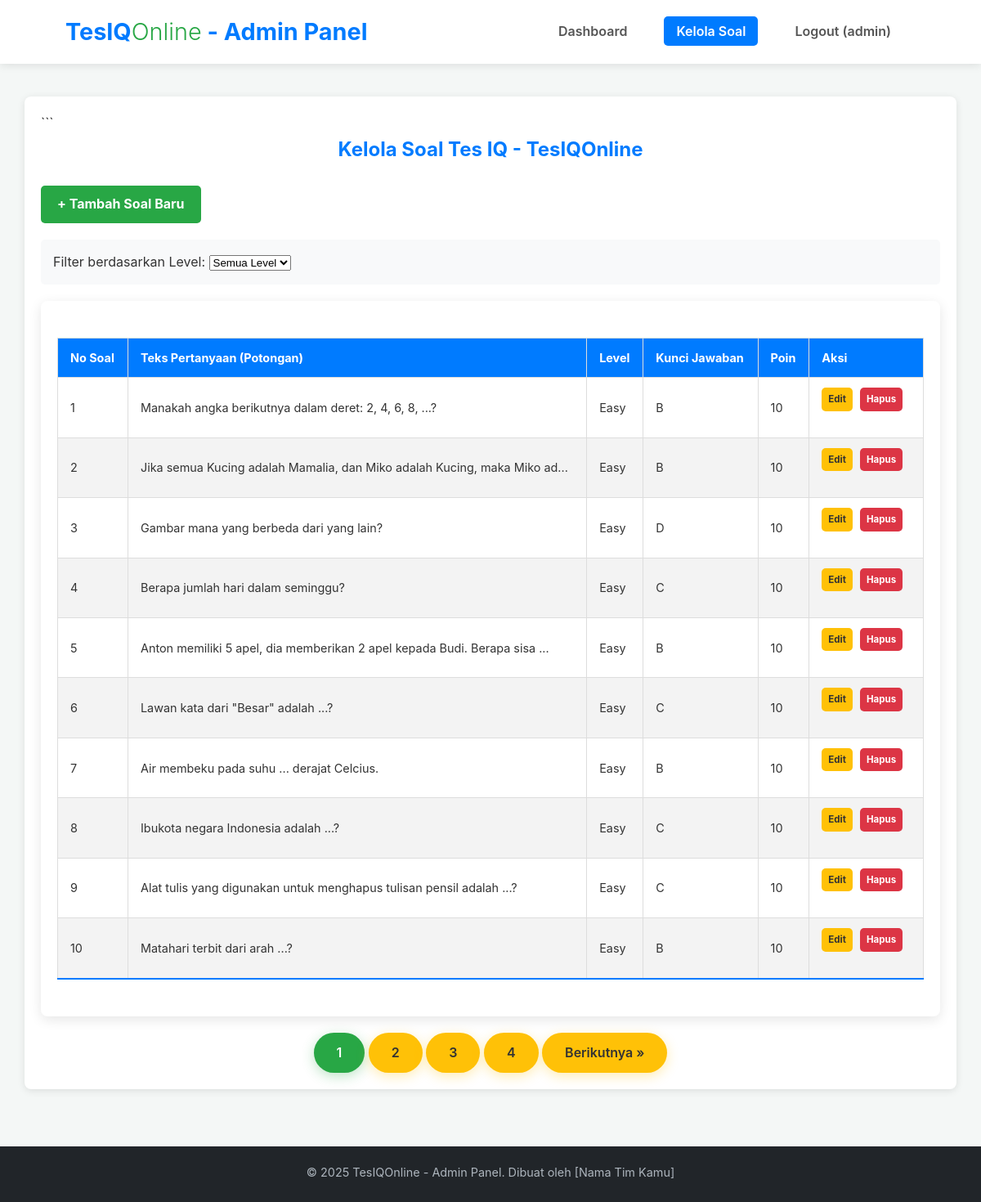
Page /admin/manajemen_soal.php (signed in) on the committed database.
### tables this page shows
CREATE TABLE questions (
    id INT AUTO_INCREMENT PRIMARY KEY,
    level_id INT NOT NULL,
    question_number INT NOT NULL,
    question_text TEXT NOT NULL,
    option_a VARCHAR(255) NOT NULL,
    option_b VARCHAR(255) NOT NULL,
    option_c VARCHAR(255) NOT NULL,
    option_d VARCHAR(255) NOT NULL,
    correct_option CHAR(1) NOT NULL,
    points INT NOT NULL DEFAULT 10,
    created_at TIMESTAMP DEFAULT CURRENT_TIMESTAMP,
    FOREIGN KEY (level_id) REFERENCES levels(id) ON DELETE CASCADE,
    CONSTRAINT question_per_level UNIQUE (question_text, level_id),
    CONSTRAINT number_per_level UNIQUE (question_number, level_id)
);

CREATE TABLE levels (
    id INT AUTO_INCREMENT PRIMARY KEY,
    level_name VARCHAR(50) NOT NULL UNIQUE,
    description TEXT
);

### admin/manajemen_soal.php (the view, shortened to what this page needs)
<?php
$page_title = "Kelola Soal Tes IQ - TesIQOnline";
require_once 'admin_header.php';
$limit = 10;
$page = isset($_GET['page']) && is_numeric($_GET['page']) ? (int)$_GET['page'] : 1;
$offset = ($page - 1) * $limit;
$filter_level_id = isset($_GET['level_filter']) && is_numeric($_GET['level_filter']) ? (int)$_GET['level_filter'] : null;
$sql_questions = "SELECT q.id, q.question_number, q.question_text, q.correct_option, q.points, l.level_name
                  FROM questions q
                  JOIN levels l ON q.level_id = l.id";
$sql_count = "SELECT COUNT(*) as total FROM questions q";
$params = [];
$types = "";
$sql_questions .= " ORDER BY l.id ASC, q.question_number ASC LIMIT ? OFFSET ?";
$params[] = $limit;
$params[] = $offset;
$types .= "ii";
$stmt_count = $conn->prepare($sql_count);
$stmt_count->execute();
$total_questions = $stmt_count->get_result()->fetch_assoc()['total'];
$total_pages = ceil($total_questions / $limit);
$stmt_questions = $conn->prepare($sql_questions);
if (!empty($params)) {
    $stmt_questions->bind_param($types, ...$params);
}
$stmt_questions->execute();
$result_questions = $stmt_questions->get_result();
$questions_list = [];
if ($result_questions->num_rows > 0) {
    while ($row = $result_questions->fetch_assoc()) {
        $questions_list[] = $row;
    }
}
?>
<h2 class="page-title"><?php echo $page_title; ?></h2>
<a href="tambah_soal.php" class="action-button" style="margin-bottom: 20px;">+ Tambah Soal Baru</a>
<form method="GET" action="manajemen_soal.php" style="margin-bottom: 20px; background-color:#f8f9fa; padding:15px; border-radius:5px;">
    <label for="level_filter">Filter berdasarkan Level:</label>
    <select name="level_filter" id="level_filter" onchange="this.form.submit()">
        <option value="">Semua Level</option>
    </select>
</form>
<?php if (!empty($questions_list)) : ?>
    <div class="table-container">
        <table class="content-table">
            <thead>
                <tr>
                    <th>No Soal</th>
                    <th>Teks Pertanyaan (Potongan)</th>
                    <th>Level</th>
                    <th>Kunci Jawaban</th>
                    <th>Poin</th>
                    <th>Aksi</th>
                </tr>
            </thead>
            <tbody>
                <?php foreach ($questions_list as $question) : ?>
                    <tr>
                        <td><?php echo $question['question_number']; ?></td>
                        <td><?php echo htmlspecialchars(substr($question['question_text'], 0, 70)) . (strlen($question['question_text']) > 70 ? '...' : ''); ?></td>
                        <td><?php echo htmlspecialchars($question['level_name']); ?></td>
                        <td><?php echo htmlspecialchars($question['correct_option']); ?></td>
                        <td><?php echo htmlspecialchars($question['points']); ?></td>
                        <td class="action-links">
                            <a href="edit_soal.php?id=<?php echo $question['id']; ?>" class="action-button edit" style="padding:5px 8px; font-size:0.8em; margin-right:5px;">Edit</a>
                            <a href="hapus_soal.php?id=<?php echo $question['id']; ?>" class="action-button delete" style="padding:5px 8px; font-size:0.8em;" onclick="return confirm('Apakah Anda yakin ingin menghapus soal ini?');">Hapus</a>
                        </td>
                    </tr>
                <?php endforeach; ?>
            </tbody>
        </table>
    </div>
    <div class="pagination" style="margin-top: 20px; text-align: center;">
        <?php for ($i = 1; $i <= $total_pages; $i++) : ?>
            <a href="?page=<?php echo $i; ?>&level_filter=<?php echo $filter_level_id; ?>" class="btn <?php echo ($i == $page) ? 'btn-primary' : 'btn-secondary'; ?>"><?php echo $i; ?></a>
        <?php endfor; ?>
        <?php if ($page < $total_pages) : ?>
            <a href="?page=<?php echo $page + 1; ?>&level_filter=<?php echo $filter_level_id; ?>" class="btn btn-secondary">Berikutnya &raquo;</a>
        <?php endif; ?>
    </div>
<?php else : ?>
    <div class="message info">Belum ada soal yang tersedia <?php echo $filter_level_id ? 'untuk level ini' : ''; ?>. Silakan tambahkan soal baru.</div>
<?php endif; ?>
<?php
require_once 'admin_footer.php';
?>

### admin/admin_header.php (shortened to what this page needs)
<?php
$admin_username = $_SESSION['username'];
?>
<!DOCTYPE html>
<html lang="id">
<head>
    <link rel="stylesheet" href="../assets/css/style.css">
    <link rel="stylesheet" href="../assets/css/admin.css">
</head>
<body>
    <header>
        <div class="container">
            <div class="logo">
                 <h1><a href="dashboard_admin.php" style="text-decoration: none; color: inherit;">TesIQ<span class="logo-online">Online</span> - Admin Panel</a></h1>
            </div>
            <nav class="admin-nav">
                <ul>
                    <li><a href="dashboard_admin.php" class="<?php echo basename($_SERVER['PHP_SELF']) == 'dashboard_admin.php' ? 'active' : ''; ?>">Dashboard</a></li>
                    <li><a href="manajemen_soal.php" class="<?php echo basename($_SERVER['PHP_SELF']) == 'manajemen_soal.php' || basename($_SERVER['PHP_SELF']) == 'tambah_soal.php' || basename($_SERVER['PHP_SELF']) == 'edit_soal.php' ? 'active' : ''; ?>">Kelola Soal</a></li>
                    <li><a href="logout_admin.php">Logout (<?php echo htmlspecialchars($admin_username); ?>)</a></li>
                </ul>
            </nav>
        </div>
    </header>
    <main>
        <div class="admin-container">
            ```

### admin/admin_footer.php (shortened to what this page needs)
        </div> </main>
    <footer style="margin-top: 50px; padding: 20px 0; background-color: #212529; color: #adb5bd; text-align:center;">
        <div class="container">
            <p>&copy; <?php echo date("Y"); ?> TesIQOnline - Admin Panel. Dibuat oleh [Nama Tim Kamu]</p>
        </div>
    </footer>
    </body>
</html>

### assets/css/style.css (style rules this page uses)
* { margin: 0; padding: 0; box-sizing: border-box; }
body { font-family: -apple-system, BlinkMacSystemFont, "Segoe UI", Roboto, Helvetica, Arial, sans-serif, "Apple Color Emoji", "Segoe UI Emoji", "Segoe UI Symbol"; line-height: 1.6; color: #333; background-color: #f4f7f6; display: flex; flex-direction: column; min-height: 100vh; }
.container { width: 90%; max-width: 1100px; margin: 0 auto; padding: 0 20px; }
header { background-color: #ffffff; color: #333; padding: 1rem 0; box-shadow: 0 2px 10px rgba(0, 0, 0, 0.1); position: sticky; top: 0; z-index: 1000; }
header .container { display: flex; justify-content: space-between; align-items: center; }
header .logo h1 { font-size: 1.8rem; color: #007bff; font-weight: 700; }
header .logo .logo-online { color: #28a745; font-weight: 300; }
header nav ul { list-style: none; display: flex; }
header nav ul li { margin-left: 25px; }
header nav ul li a { text-decoration: none; color: #555; font-weight: 600; padding: 5px 10px; border-radius: 5px; transition: background-color 0.3s ease, color 0.3s ease; }
header nav ul li a:hover, header nav ul li a.active { color: #ffffff; background-color: #007bff; }
main { flex-grow: 1; padding-top: 20px; }
.btn { display: inline-block; padding: 12px 28px; text-decoration: none; border-radius: 25px; font-weight: 600; transition: background-color 0.3s ease, transform 0.2s ease; font-size: 1rem; cursor: pointer; border: none; }
.btn-primary { background-color: #28a745; color: #fff; box-shadow: 0 4px 15px rgba(40, 167, 69, 0.3); }
.btn-secondary { background-color: #ffc107; color: #333; box-shadow: 0 4px 15px rgba(255, 193, 7, 0.3); }
footer { background-color: #212529; color: #adb5bd; text-align: center; padding: 30px 0; margin-top: auto; }
footer p { margin-bottom: 5px; font-size: 0.9rem; }
.table-container { background-color: #fff; padding: 20px; border-radius: 8px; box-shadow: 0 4px 15px rgba(0, 0, 0, 0.1); overflow-x: auto; }
.content-table { width: 100%; border-collapse: collapse; margin: 25px 0; font-size: 0.9em; min-width: 400px; }
.content-table thead tr { background-color: #007bff; color: #ffffff; text-align: left; font-weight: bold; }
.content-table th, .content-table td { padding: 12px 15px; border-bottom: 1px solid #dddddd; }
.content-table tbody tr { border-bottom: 1px solid #dddddd; }
.content-table tbody tr:nth-of-type(even) { background-color: #f3f3f3; }
.content-table tbody tr:last-of-type { border-bottom: 2px solid #007bff; }
.content-table .action-links a { margin-right: 8px; color: #007bff; text-decoration: none; font-weight: bold; }
.content-table .action-links a.edit { color: #ffc107; }
.content-table .action-links a.delete { color: #dc3545; }

### assets/css/admin.css (style rules this page uses)
.admin-nav ul { display: flex; justify-content: center; padding-left: 0; }
.admin-nav ul li { margin: 0 15px; }
.admin-nav ul li a { padding: 8px 15px; }
.admin-container { width: 95%; max-width: 1200px; margin: 20px auto; padding: 20px; background-color: #fff; border-radius: 8px; box-shadow: 0 2px 10px rgba(0, 0, 0, 0.1); }
.page-title { text-align: center; color: #007bff; margin-bottom: 25px; }
.action-button { display: inline-block; padding: 10px 20px; margin-bottom: 20px; background-color: #28a745; color: white; text-decoration: none; border-radius: 5px; font-weight: bold; }
.action-button.edit { background-color: #ffc107; color: #333 !important; }
.action-button.delete { background-color: #dc3545; color: #fff !important; }
.content-table th, .content-table td { border: 1px solid #dddddd; }

### rows in the picture
questions: question_number "1", question_text "Manakah angka berikutnya dalam deret: 2, 4, 6, 8, ...?", level.level_name "Easy", correct_option "B", points "10"
questions: question_number "2", question_text "Jika semua Kucing adalah Mamalia, dan Miko adalah Kucing, maka Miko ad", level.level_name "Easy", correct_option "B", points "10"
questions: question_number "3", question_text "Gambar mana yang berbeda dari yang lain?", level.level_name "Easy", correct_option "D", points "10"
questions: question_number "4", question_text "Berapa jumlah hari dalam seminggu?", level.level_name "Easy", correct_option "C", points "10"
questions: question_number "5", question_text "Anton memiliki 5 apel, dia memberikan 2 apel kepada Budi. Berapa sisa", level.level_name "Easy", correct_option "B", points "10"
questions: question_number "6", question_text "Lawan kata dari \"Besar\" adalah ...?", level.level_name "Easy", correct_option "C", points "10"
questions: question_number "7", question_text "Air membeku pada suhu ... derajat Celcius.", level.level_name "Easy", correct_option "B", points "10"
questions: question_number "8", question_text "Ibukota negara Indonesia adalah ...?", level.level_name "Easy", correct_option "C", points "10"
questions: question_number "9", question_text "Alat tulis yang digunakan untuk menghapus tulisan pensil adalah ...?", level.level_name "Easy", correct_option "C", points "10"
questions: question_number "10", question_text "Matahari terbit dari arah ...?", level.level_name "Easy", correct_option "B", points "10"

### other values in the picture
$admin_username "admin"
$page_title "Kelola Soal Tes IQ - TesIQOnline"
